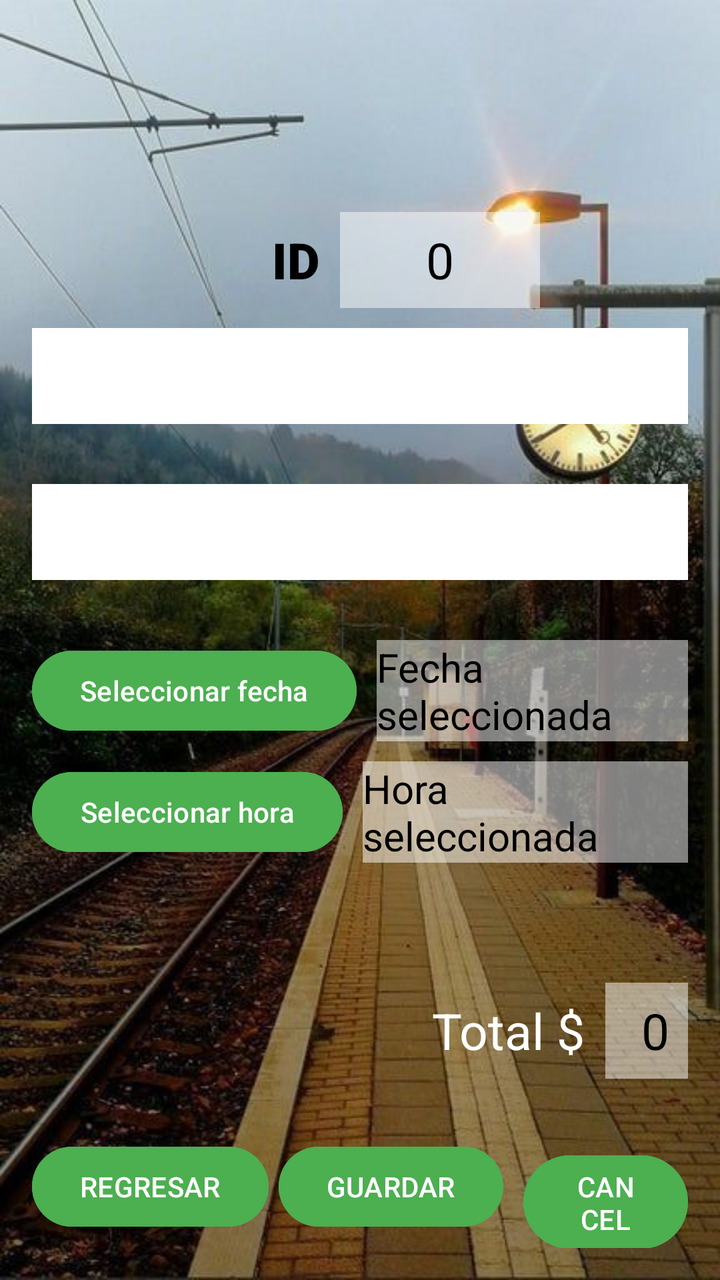
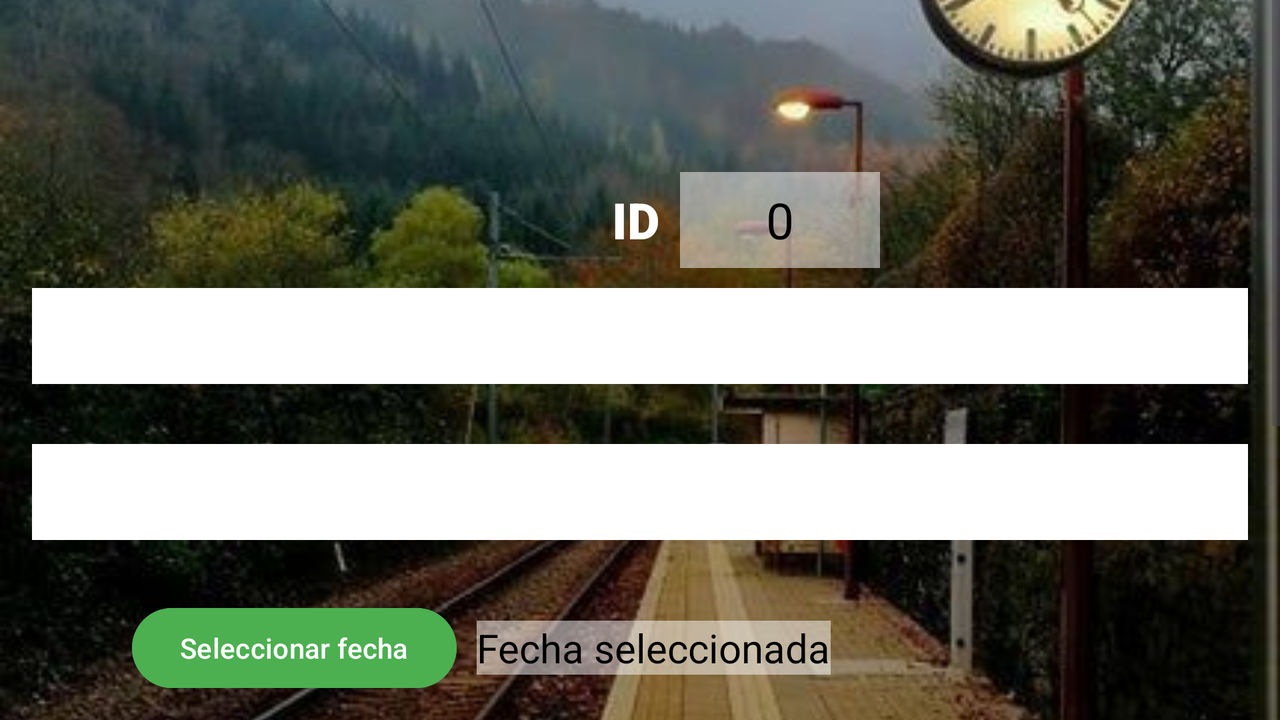

First picture: res/layout/ on a phone held upright. Second picture: the repository's own variant of that layout, on a device whose configuration matches the variant's folder. Source for both follows.
<!-- AndroidManifest.xml: application theme Theme.BD_App -->
<!-- res/layout/activity_vender.xml -->
<?xml version="1.0" encoding="utf-8"?>
<LinearLayout xmlns:android="http://schemas.android.com/apk/res/android"
    xmlns:app="http://schemas.android.com/apk/res-auto"
    xmlns:tools="http://schemas.android.com/tools"
    android:id="@+id/main"
    android:layout_width="match_parent"
    android:layout_height="match_parent"
    android:orientation="vertical"
    android:padding="16dp"
    tools:context=".vender">

    <LinearLayout
        android:layout_width="match_parent"
        android:layout_height="wrap_content"
        android:layout_marginTop="90dp"
        android:orientation="horizontal">

        <TextView
            android:layout_width="wrap_content"
            android:layout_height="wrap_content"
            android:layout_marginStart="120dp"
            android:text="@string/text_id"
            android:textSize="25sp"
            style="@style/TextViewStyle3"/>

        <TextView
            android:id="@+id/edit_text_id"
            android:layout_width="100dp"
            android:layout_height="48dp"
            android:layout_marginStart="10dp"
            android:gravity="center"
            android:inputType="number"
            android:text="@string/numero"
            android:textSize="25sp"
            style="@style/EditTextStyle"/>

    </LinearLayout>

    <Spinner
        android:id="@+id/spinner_origen"
        android:layout_width="match_parent"
        android:layout_height="48dp"
        android:layout_marginTop="10dp"
        style="@style/SpinnerStyle"/>

    <Spinner
        android:id="@+id/spinner_destino"
        android:layout_width="match_parent"
        android:layout_height="48dp"
        android:layout_marginTop="30dp"
        style="@style/SpinnerStyle"/>

    <LinearLayout
        android:layout_width="match_parent"
        android:layout_height="wrap_content"
        android:layout_marginTop="30dp"
        android:orientation="horizontal"
        android:gravity="center_vertical">

        <Button
            android:id="@+id/btn_fecha"
            android:layout_width="wrap_content"
            android:layout_height="wrap_content"
            android:text="@string/btn_fecha"
            style="@style/ButtonPrimary"/>

        <TextView
            android:id="@+id/tv_fecha_seleccionada"
            android:layout_width="wrap_content"
            android:layout_height="wrap_content"
            android:layout_marginStart="10dp"
            android:text="@string/text_fecha"
            android:textSize="20sp"
            style="@style/EditTextStyle"/>

    </LinearLayout>

    <LinearLayout
        android:layout_width="match_parent"
        android:layout_height="wrap_content"
        android:layout_marginTop="10dp"
        android:orientation="horizontal"
        android:gravity="center_vertical">

        <Button
            android:id="@+id/btn_hora"
            android:layout_width="wrap_content"
            android:layout_height="wrap_content"
            android:text="@string/btn_hora"
            style="@style/ButtonPrimary"/>

        <TextView
            android:id="@+id/tv_hora_seleccionada"
            android:layout_width="wrap_content"
            android:layout_height="wrap_content"
            android:layout_marginStart="10dp"
            android:text="@string/text_hora"
            android:textSize="20sp"
            style="@style/EditTextStyle"/>

    </LinearLayout>

    <LinearLayout
        android:layout_width="match_parent"
        android:layout_height="wrap_content"
        android:orientation="horizontal"
        android:layout_marginTop="60dp">

        <TextView
            android:id="@+id/TextView_total"
            android:layout_width="wrap_content"
            android:layout_height="wrap_content"
            android:layout_gravity="center_vertical"
            android:layout_marginStart="200dp"
            android:text="@string/text_total"
            android:textSize="25sp"
            style="@style/TextViewStyle"/>

        <EditText
            android:id="@+id/Ttotal"
            android:layout_width="50dp"
            android:layout_height="48dp"
            android:layout_gravity="center_vertical"
            android:layout_marginStart="10dp"
            android:gravity="center"
            android:inputType="numberDecimal"
            android:text="@string/numero"
            android:textSize="25sp"
            android:enabled="false"
            style="@style/EditTextStyle"/>

    </LinearLayout>

    <LinearLayout
        android:layout_width="match_parent"
        android:layout_height="wrap_content"
        android:orientation="horizontal"
        android:gravity="center_horizontal"
        android:layout_marginTop="30dp">

        <Button
            android:id="@+id/botonregresar"
            android:layout_width="wrap_content"
            android:layout_height="wrap_content"
            android:layout_marginEnd="5dp"
            android:text="@string/btn_regresar"
            style="@style/ButtonPrimary"/>

        <Button
            android:id="@+id/btn_guardar"
            android:layout_width="wrap_content"
            android:layout_height="wrap_content"
            android:layout_marginEnd="10dp"
            android:text="@string/btn_guardar"
            style="@style/ButtonPrimary"/>

        <Button
            android:id="@+id/btn_cancelar"
            android:layout_width="wrap_content"
            android:layout_height="wrap_content"
            android:text="@string/btn_cancelar"
            style="@style/ButtonPrimary"/>

    </LinearLayout>

</LinearLayout>
<!-- resources referenced by this layout -->
<resources>
  <string name="btn_cancelar">CANCELAR</string>
  <string name="btn_fecha">Seleccionar fecha</string>
  <string name="btn_guardar">GUARDAR</string>
  <string name="btn_hora">Seleccionar hora</string>
  <string name="btn_regresar">REGRESAR</string>
  <string name="numero">0</string>
  <string name="text_fecha">Fecha seleccionada</string>
  <string name="text_hora">Hora seleccionada</string>
  <string name="text_id">ID</string>
  <string name="text_total">Total $</string>
  <style name="ButtonPrimary">
          <item name="android:backgroundTint">@color/green</item>
      </style>
  <style name="EditTextStyle">
          <item name="android:textColor">@color/black</item>
          <item name="android:textColorHint">@color/black</item>
          <item name="android:background">@color/semi_transparent_white</item>
      </style>
  <style name="SpinnerStyle">
          <item name="android:background">@color/white</item>
          <item name="android:textColor">@android:color/white</item>
      </style>
  <style name="TextViewStyle">
          <item name="android:textColor">@color/white</item>
      </style>
  <style name="TextViewStyle3">
          <item name="android:fontFamily">sans-serif-black</item>
          <item name="android:textColor">@color/black</item>
          <item name="android:textSize">25sp</item>
      </style>
  <style name="Theme.BD_App" parent="Base.Theme.BD_App" />
  <color name="green">#4CAF50</color>
  <color name="black">#000000</color>
  <color name="semi_transparent_white">#80FFFFFF</color>
  <color name="white">#FFFFFF</color>
  <style name="Base.Theme.BD_App" parent="Theme.Material3.DayNight.NoActionBar">
          <item name="android:windowBackground">@drawable/background_fondo</item>
          <item name="colorPrimary">@color/colorPrimary</item>
          <item name="colorPrimaryDark">@color/colorPrimaryDark</item>
      </style>
  <!-- drawable background_fondo (drawable) -->
  <?xml version="1.0" encoding="utf-8"?>
  <layer-list xmlns:android="http://schemas.android.com/apk/res/android">
      <item>
          <bitmap
              android:src="@drawable/ado"
              android:scaleType="centerCrop" />
      </item>
  </layer-list>
  <color name="colorPrimary">#6200EE</color>
  <color name="colorPrimaryDark">#3700B3</color>
  <!-- drawable ado: jpeg bitmap (drawable, 58585 bytes) -->
</resources>
<!-- res/layout-land/activity_vender.xml (the repository's variant of the layout above) -->
<!-- drawn on the phone turned sideways -->
<?xml version="1.0" encoding="utf-8"?>
<androidx.constraintlayout.widget.ConstraintLayout xmlns:android="http://schemas.android.com/apk/res/android"
    xmlns:app="http://schemas.android.com/apk/res-auto"
    xmlns:tools="http://schemas.android.com/tools"
    android:id="@+id/main"
    android:layout_width="match_parent"
    android:layout_height="match_parent"
    tools:context=".vender">

    <ImageView
        android:id="@+id/background_image"
        android:layout_width="match_parent"
        android:layout_height="match_parent"
        android:src="@drawable/background_fondo"
        android:scaleType="centerCrop"
        android:contentDescription="@null" />

    <ScrollView
        android:layout_width="match_parent"
        android:layout_height="match_parent">

        <LinearLayout
            android:layout_width="match_parent"
            android:layout_height="wrap_content"
            android:orientation="vertical"
            android:padding="16dp">

            <LinearLayout
                android:layout_width="match_parent"
                android:layout_height="wrap_content"
                android:layout_marginTop="70dp"
                android:orientation="horizontal">

                <TextView
                    android:layout_width="wrap_content"
                    android:layout_height="wrap_content"
                    android:layout_marginStart="290dp"
                    android:text="@string/text_id"
                    android:textSize="25sp"
                    style="@style/TextViewStyle4"/>

                <TextView
                    android:id="@+id/edit_text_id"
                    android:layout_width="100dp"
                    android:layout_height="48dp"
                    android:layout_marginStart="10dp"
                    android:gravity="center"
                    android:inputType="number"
                    android:text="@string/numero"
                    android:textSize="25sp"
                    style="@style/EditTextStyle"/>

            </LinearLayout>

            <Spinner
                android:id="@+id/spinner_origen"
                android:layout_width="match_parent"
                android:layout_height="48dp"
                android:layout_marginTop="10dp"
                style="@style/SpinnerStyle"/>

            <Spinner
                android:id="@+id/spinner_destino"
                android:layout_width="match_parent"
                android:layout_height="48dp"
                android:layout_marginTop="30dp"
                style="@style/SpinnerStyle"/>

            <LinearLayout
                android:layout_width="match_parent"
                android:layout_height="wrap_content"
                android:layout_marginTop="30dp"
                android:orientation="horizontal"
                android:gravity="center_vertical">

                <Button
                    android:id="@+id/btn_fecha"
                    android:layout_width="wrap_content"
                    android:layout_height="wrap_content"
                    android:layout_marginStart="50dp"
                    android:text="@string/btn_fecha"
                    style="@style/ButtonPrimary"/>

                <TextView
                    android:id="@+id/tv_fecha_seleccionada"
                    android:layout_width="wrap_content"
                    android:layout_height="wrap_content"
                    android:layout_marginStart="10dp"
                    android:text="@string/text_fecha"
                    android:textSize="20sp"
                    style="@style/EditTextStyle"/>

            </LinearLayout>

            <LinearLayout
                android:layout_width="match_parent"
                android:layout_height="wrap_content"
                android:layout_marginTop="10dp"
                android:orientation="horizontal"
                android:gravity="center_vertical">

                <Button
                    android:id="@+id/btn_hora"
                    android:layout_width="wrap_content"
                    android:layout_height="wrap_content"
                    android:layout_marginStart="50dp"
                    android:text="@string/btn_hora"
                    style="@style/ButtonPrimary"/>

                <TextView
                    android:id="@+id/tv_hora_seleccionada"
                    android:layout_width="wrap_content"
                    android:layout_height="wrap_content"
                    android:layout_marginStart="10dp"
                    android:text="@string/text_hora"
                    android:textSize="20sp"
                    style="@style/EditTextStyle"/>

            </LinearLayout>

            <LinearLayout
                android:layout_width="match_parent"
                android:layout_height="wrap_content"
                android:orientation="horizontal"
                android:layout_marginTop="60dp">

                <TextView
                    android:id="@+id/TextView_total"
                    android:layout_width="wrap_content"
                    android:layout_height="wrap_content"
                    android:layout_gravity="center_vertical"
                    android:layout_marginStart="290dp"
                    android:text="@string/text_total"
                    android:textSize="25sp"
                    style="@style/TextViewStyle"/>

                <EditText
                    android:id="@+id/Ttotal"
                    android:layout_width="50dp"
                    android:layout_height="48dp"
                    android:layout_gravity="center_vertical"
                    android:layout_marginStart="10dp"
                    android:gravity="center"
                    android:inputType="numberDecimal"
                    android:text="@string/numero"
                    android:textSize="25sp"
                    android:enabled="false"
                    style="@style/EditTextStyle"/>

            </LinearLayout>

            <LinearLayout
                android:layout_width="match_parent"
                android:layout_height="wrap_content"
                android:orientation="horizontal"
                android:gravity="center_horizontal"
                android:layout_marginTop="30dp">

                <Button
                    android:id="@+id/botonregresar"
                    android:layout_width="wrap_content"
                    android:layout_height="wrap_content"
                    android:layout_marginEnd="15dp"
                    android:text="@string/btn_regresar"
                    style="@style/ButtonPrimary"/>

                <Button
                    android:id="@+id/btn_guardar"
                    android:layout_width="wrap_content"
                    android:layout_height="wrap_content"
                    android:layout_marginEnd="15dp"
                    android:text="@string/btn_guardar"
                    style="@style/ButtonPrimary"/>

                <Button
                    android:id="@+id/btn_cancelar"
                    android:layout_width="wrap_content"
                    android:layout_height="wrap_content"
                    android:text="@string/btn_cancelar"
                    style="@style/ButtonPrimary"/>

            </LinearLayout>

        </LinearLayout>
    </ScrollView>
</androidx.constraintlayout.widget.ConstraintLayout>
<!-- resources referenced by the variant -->
<!-- as the phone turned sideways resolves them -->
<resources>
  <!-- drawable background_fondo (drawable) -->
  <?xml version="1.0" encoding="utf-8"?>
  <layer-list xmlns:android="http://schemas.android.com/apk/res/android">
      <item>
          <bitmap
              android:src="@drawable/ado"
              android:scaleType="centerCrop" />
      </item>
  </layer-list>
  <string name="btn_cancelar">CANCELAR</string>
  <string name="btn_fecha">Seleccionar fecha</string>
  <string name="btn_guardar">GUARDAR</string>
  <string name="btn_hora">Seleccionar hora</string>
  <string name="btn_regresar">REGRESAR</string>
  <string name="numero">0</string>
  <string name="text_fecha">Fecha seleccionada</string>
  <string name="text_hora">Hora seleccionada</string>
  <string name="text_id">ID</string>
  <string name="text_total">Total $</string>
  <style name="ButtonPrimary">
          <item name="android:backgroundTint">@color/green</item>
      </style>
  <style name="EditTextStyle">
          <item name="android:textColor">@color/black</item>
          <item name="android:textColorHint">@color/black</item>
          <item name="android:background">@color/semi_transparent_white</item>
      </style>
  <style name="SpinnerStyle">
          <item name="android:background">@color/white</item>
          <item name="android:textColor">@android:color/white</item>
      </style>
  <style name="TextViewStyle">
          <item name="android:textColor">@color/white</item>
      </style>
  <style name="TextViewStyle4">
          <item name="android:textColor">@color/white</item>
          <item name="android:fontFamily">sans-serif-black</item>
          <item name="android:textSize">34sp</item>
      </style>
  <style name="Theme.BD_App" parent="Base.Theme.BD_App" />
  <!-- drawable ado: jpeg bitmap (drawable, 58585 bytes) -->
  <color name="green">#4CAF50</color>
  <color name="black">#000000</color>
  <color name="semi_transparent_white">#80FFFFFF</color>
  <color name="white">#FFFFFF</color>
  <style name="Base.Theme.BD_App" parent="Theme.Material3.DayNight.NoActionBar">
          <item name="android:windowBackground">@drawable/background_fondo</item>
          <item name="colorPrimary">@color/colorPrimary</item>
          <item name="colorPrimaryDark">@color/colorPrimaryDark</item>
      </style>
  <color name="colorPrimary">#6200EE</color>
  <color name="colorPrimaryDark">#3700B3</color>
</resources>
